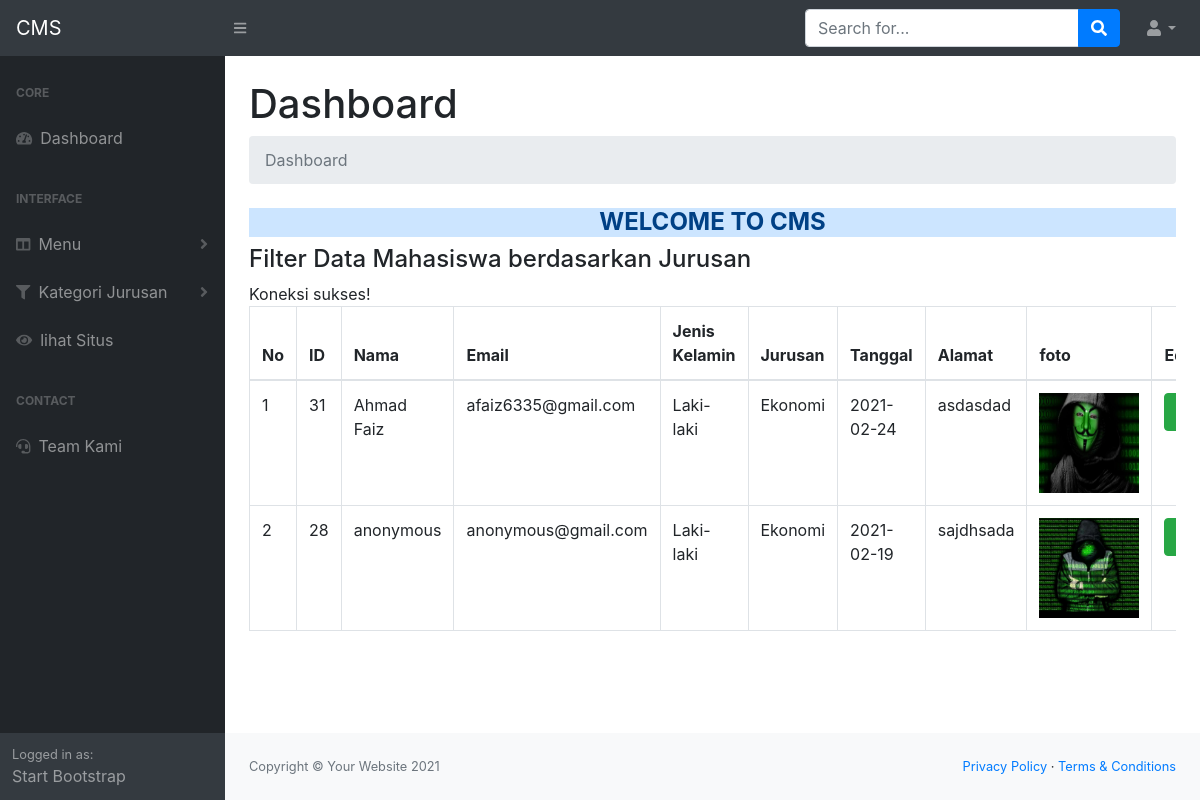
The app's page /administrator/index.php?kode_jurusan=2 (signed in) with its own data.
### tables this page shows
CREATE TABLE `tbl_biodata` (
  `id_biodata` int(11) NOT NULL,
  `Nama` varchar(255) NOT NULL,
  `Email` varchar(255) NOT NULL,
  `jenis_kelamin` varchar(50) NOT NULL,
  `jurusan` int(5) NOT NULL,
  `tanggal` date DEFAULT NULL,
  `alamat` text NOT NULL,
  `dokument` varchar(100) NOT NULL
);

CREATE TABLE `tbl_jurusan` (
  `id_jurusan` int(5) NOT NULL,
  `keterangan` varchar(50) NOT NULL
);

### administrator/filter-data.php (the view, shortened to what this page needs)
<h4>Filter Data Mahasiswa berdasarkan Jurusan</h4>
<div class="table-responsive">
    <table class="table table-bordered">
<thead>
<tr>
    <th>No</th>
    <th>ID</th>
    <th>Nama</th>
    <th>Email</th>
    <th>Jenis Kelamin</th>
    <th>Jurusan</th>
    <th>Tanggal</th>
    <th>Alamat</th>
    <th>foto</th>
    <th>Edit</th>
    </tr>
    </thead>
    <tbody>
<?php
include "koneksi.php";
$kdj =$_GET["kode_jurusan"];
$sql ="SELECT * FROM tbl_biodata
        JOIN tbl_jurusan
        ON tbl_biodata.jurusan = tbl_jurusan.id_jurusan
        WHERE id_jurusan=$kdj
        ORDER BY id_biodata
        DESC";
$query =mysqli_query($konek, $sql) or die (mysqli_error($konek));
$no =1;
while($data = mysqli_fetch_array($query)){
    $nma = $data["Nama"];
    $emi = $data["Email"];
    $idb = $data["id_biodata"];
    $jkl =$data["jenis_kelamin"];
    $tgl =$data["tanggal"];
    $al  =$data["alamat"];
    $fl =$data["dokument"];
    $kt =$data["keterangan"];
    echo "<tr>
            <td>$no</td>
            <td>$idb</td>
            <td>$nma</td>
            <td>$emi</td>
            <td>$jkl</td>
            <td>$kt</td>
            <td>$tgl</td>
            <td>$al</td>
            <td><img src='hasil-upload/$fl' height='100' width='100'></td>
            <td>
            <a <button type='button' class='btn btn-success'
            href='index.php?edit_aku=$idb'>Edit</a>
       </td>
       <td> <a <button type='button' class='btn btn-danger'
            href='hapus-data.php?hapus_aku=$idb' onClick=\"return confirm('Yakin hapus data?')\";>Hapus</a>
       </td>
       </tr>";
            $no++;
}
?>
    </tbody>
    </table>

### administrator/index.php (shortened to what this page needs)
<!DOCTYPE html>
<html lang="en">
    <head>
        <link href="theme/dist/css/styles.css" rel="stylesheet" />
        <link href="https://cdn.datatables.net/1.10.20/css/dataTables.bootstrap4.min.css" rel="stylesheet" />
    </head>
    <body class="sb-nav-fixed">
        <?php include "pages/navigasi.php"; ?>
        <div id="layoutSidenav">
           <?php include "pages/sidebar.php"; ?>
            <div id="layoutSidenav_content">
                <main>
                    <div class="container-fluid">
                        <h1 class="mt-4">Dashboard</h1>
                        <ol class="breadcrumb mb-4">
                            <li class="breadcrumb-item active">Dashboard</li>
                        </ol>
                        <div class="alert-primary text-center mt-3" role="alert">
                        <h4><strong><marquee>WELCOME TO CMS</marquee></strong> </h4>
                        </div>
                        <?php
                        if(isset($_GET["tdata"])){
                                include "input-data.php";
                        } else if(isset($_GET["ldata"])){
                            include "tampil-data.php";
                        } else if(isset($_GET["kode_jurusan"])){
                            include "filter-data.php";
                        }  else if(isset($_GET["edit_aku"])){
                            include "edit-data.php";
                        } else if(isset($_GET["team"])){
                            include "team.php";
                        } else if (isset($_GET["cari"])){
                            include "cari-data.php";
                        }
                         else {
                            include "pages/home.php";
                        }
                        ?>
                    </div>
                </main>
                <?php include "pages/footer.php"; ?>
            </div>
        </div>
    </body>
</html>

### administrator/pages/navigasi.php (shortened to what this page needs)
<nav class="sb-topnav navbar navbar-expand navbar-dark bg-dark">
            <a class="navbar-brand" href="index.php">CMS</a>
            <button class="btn btn-link btn-sm order-1 order-lg-0" id="sidebarToggle" href="#"><i class="fas fa-bars"></i></button>
            <form class="d-none d-md-inline-block form-inline ml-auto mr-0 mr-md-3 my-2 my-md-0">
                <div class="input-group">
                    <input class="form-control" type="text" placeholder="Search for..." aria-label="Search" aria-describedby="basic-addon2" />
                    <div class="input-group-append">
                        <button class="btn btn-primary" type="button"><i class="fas fa-search"></i></button>
                    </div>
                </div>
            </form>
            <ul class="navbar-nav ml-auto ml-md-0">
                <li class="nav-item dropdown">
                    <a class="nav-link dropdown-toggle" id="userDropdown" href="#" role="button" data-toggle="dropdown" aria-haspopup="true" aria-expanded="false"><i class="fas fa-user fa-fw"></i></a>
                </li>
            </ul>
        </nav>

### administrator/pages/sidebar.php (shortened to what this page needs)
<div id="layoutSidenav_nav">
    <nav class="sb-sidenav accordion sb-sidenav-dark" id="sidenavAccordion">
        <div class="sb-sidenav-menu">
            <div class="nav">
                <div class="sb-sidenav-menu-heading">Core</div>
                <a class="nav-link" href="index.php">
                    <div class="sb-nav-link-icon"><i class="fas fa-tachometer-alt"></i></div>
                    Dashboard
                </a>
                <div class="sb-sidenav-menu-heading">Interface</div>
                <a class="nav-link collapsed" href="#" data-toggle="collapse" data-target="#collapseLayouts" aria-expanded="false" aria-controls="collapseLayouts">
                    <div class="sb-nav-link-icon"><i class="fas fa-columns"></i></div>
                    Menu
                    <div class="sb-sidenav-collapse-arrow"><i class="fas fa-angle-down"></i></div>
                </a>
                <a class="nav-link collapsed" href="#" data-toggle="collapse" data-target="#collapseLayouts2" aria-expanded="false" aria-controls="collapseLayouts">
                    <div class="sb-nav-link-icon"><i class="fas fa-filter"></i></div>
                    Kategori Jurusan
                    <div class="sb-sidenav-collapse-arrow"><i class="fas fa-angle-down"></i></div>
                </a>
                <a class="nav-link" href="../" target="_blank">
                    <div class="sb-nav-link-icon"><i class="fas fa-eye"></i></div>
                    lihat Situs
                </a>
                <div class="sb-sidenav-menu-heading">Contact</div>
                <a class="nav-link" href="index.php?team" target="_blank">
                    <div class="sb-nav-link-icon"><i class="fas fa-headset"></i></div>
                    Team Kami
                </a>
            </div>
        </div>
        <div class="sb-sidenav-footer">
            <div class="small">Logged in as:</div>
            Start Bootstrap
        </div>
    </nav>
</div>

### administrator/pages/footer.php
<footer class="py-4 bg-light mt-auto">
                    <div class="container-fluid">
                        <div class="d-flex align-items-center justify-content-between small">
                            <div class="text-muted">Copyright &copy; Your Website <?php echo date("Y");?></div>
                            <div>
                                <a href="#">Privacy Policy</a>
                                &middot;
                                <a href="#">Terms &amp; Conditions</a>
                            </div>
                        </div>
                    </div>
                </footer>

### records on screen
tbl_biodata: id_biodata "31", Nama "Ahmad Faiz", Email "afaiz6335@gmail.com", jenis_kelamin "Laki-laki", tbl_jurusan.keterangan "Ekonomi", tanggal "2021-02-24", alamat "asdasdad", dokument (picture)
tbl_biodata: id_biodata "28", Nama "anonymous", Email "anonymous@gmail.com", jenis_kelamin "Laki-laki", tbl_jurusan.keterangan "Ekonomi", tanggal "2021-02-19", alamat "sajdhsada", dokument (picture)
